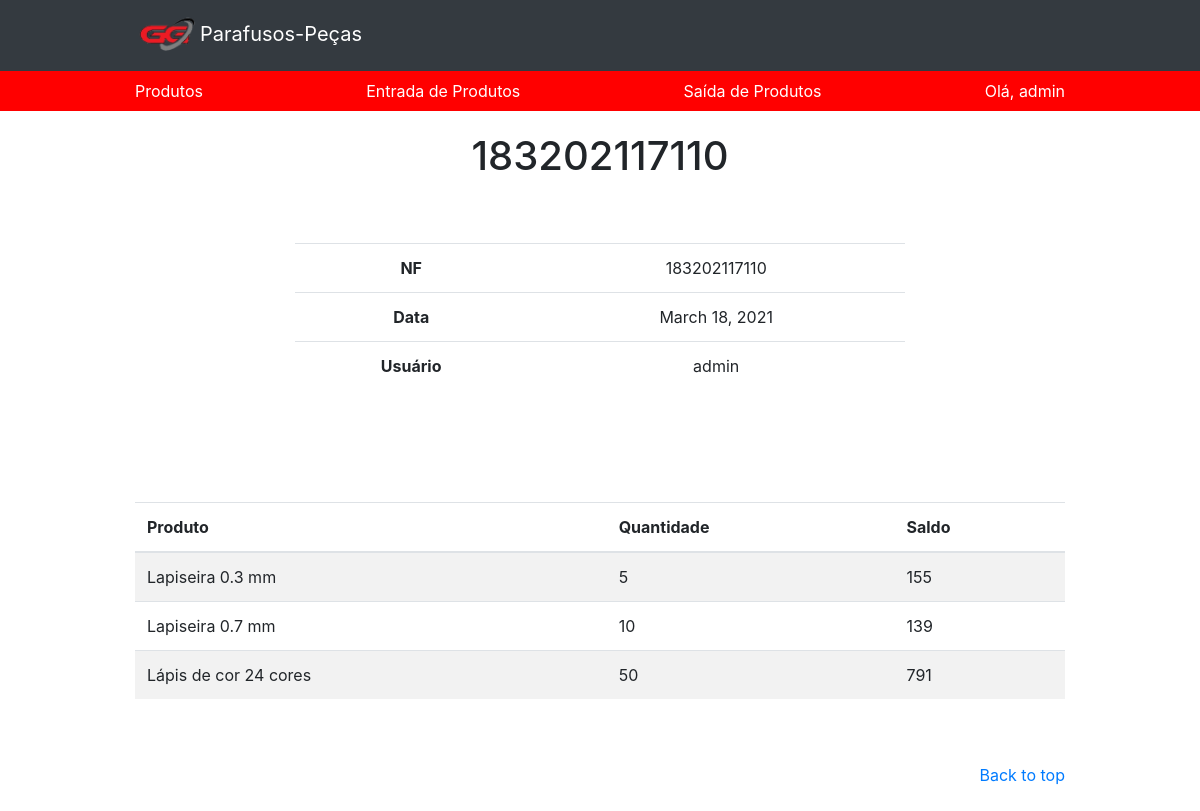
Page /estoque/entrada/59/ (signed in) on the committed database.
### app/models.py (models this page shows, shortened)
class TimeStampedModel(models.Model):
    created = models.DateField('criado em', auto_now_add=True, auto_now=False)
    modified = models.DateField('modificado em', auto_now=True, auto_now_add=False)
    class Meta:
        abstract = True

class Estoque(TimeStampedModel):
    usuario = models.ForeignKey(User, on_delete=models.DO_NOTHING)
    nf = models.PositiveIntegerField('nota fiscal', null=True, blank=True)
    movimento = models.CharField(max_length=1, choices=MOVIMENTO, blank=True)
    class Meta:
        ordering = ('-created',)
    def __str__(self):
        return '{}'.format(self.nf)
    def nf_formated(self):
        return str(self.nf).zfill(3)

class EstoqueItens(models.Model):
    estoque = models.ForeignKey(Estoque, on_delete=models.CASCADE, related_name='estoques')
    produto = models.ForeignKey(Produto, on_delete=models.CASCADE)
    quantidade = models.PositiveIntegerField()
    saldo = models.PositiveIntegerField(blank=True)
    class Meta:
        ordering=('pk',)

class Produto(models.Model):
    nome = models.CharField(max_length=100)
    codigo = models.IntegerField(default=None)
    marca = models.CharField(max_length=100, default=None)
    quantidade = models.IntegerField()
    preco = models.DecimalField(max_digits=100, decimal_places= 2, default=None)
    ativo = models.BooleanField(default=True)
    def __str__(self):
        return str(self.nome)
    class Meta:
        db_table = 'produto'

### app/views.py (the view)
# urls.py: path('estoque/entrada/<int:id>/', views.estoque_entrada_detail, name='estoque_entrada_detail'),
@login_required(login_url='/login')
def estoque_entrada_detail(request, id):
    template_name = 'app/estoque_entrada_detail.html'
    obj = EstoqueEntrada.objects.get(id=id)
    context={'object': obj}
    return render(request, template_name, context)

### app/managers.py (called while the page is built)
    def get_queryset(self):
        return super(EstoqueEntradaManager, self).get_queryset().filter(movimento='e')

### app/templates/app/estoque_entrada_detail.html (shortened to what this page needs)
<!DOCTYPE html>
<html>
<head>
    {% load static %}
    <link rel="stylesheet" type="text/css" href="{% static 'app/css/bootstrap/bootstrap.min.css' %}">
    <link rel="stylesheet" type="text/css" href="{% static 'app/css/produto.css' %}">
    <link rel="stylesheet" href="https://cdnjs.cloudflare.com/ajax/libs/font-awesome/4.7.0/css/font-awesome.min.css">
</head>
<body>
    <header>
        {% include "app/header.html"  %}
    </header>
        <section class="jumbotron text-center">
            <div class="container">
            <h1>{{ object }}</h1>
                <br>
                <br>
                <table class="table table-user-information">
                    <tbody>
                      <tr>
                        <th class="">NF</th>
                        <td>
                          {{ object.nf_formated }}
                        </td>
                      </tr>
                      <tr>
                        <th class="">Data</th>
                        <td>{{ object.created }}</td>
                      </tr>
                      <tr>
                        <th class="">Usuário</th>
                        <td>{{ object.usuario.username }}</td>
                      </tr>
                    </tbody>
                  </table>
            </div>
        </section>
        <div class="container">
            	<table class="table table-striped">
	            	<thead>
	            		<tr>
	            			<th>Produto</th>
	            			<th>Quantidade</th>
	            			<th>Saldo</th>
	            		</tr>
	            	</thead>
	            	<tbody>
	            		{% for obj in object.estoques.all %}
	            		<tr>
	            			<td>{{ obj.produto }}</td>
	            			<td>{{ obj.quantidade }}</td>
	            			<td>{{ obj.saldo }}</td>
	            		</tr>
	            		{% endfor %}
	            	</tbody>
	            </table>
            </div>
        <footer class="text-muted">
            <div class="container">
                <p class="float-right">
                    <a href="#">Back to top</a>
                </p>
            </div>
        </footer>
    </body>
</html>

### app/templates/app/header.html (shortened to what this page needs)
{% load static %}
<nav style="display: flex;" class="navbar navbar-expand-lg navbar-dark bg-dark">
    <div class="container">
        <a class="navbar-brand" href="{% url 'home' %}"><img src="{% static 'app/img/icn.png' %}" alt="some text" width=65 height=45>Parafusos-Peças</a>
    </div>
</nav>
<nav class="site-header mini-nav" style="display: flex; flex-flow: row wrap; justify-content: flex-end;">
    <div class="container d-flex flex-column flex-md-row justify-content-between">
        <a class="py-2 d-none d-md-inline-block" href="{% url 'products' %}">Produtos</a>
        <a class="py-2 d-none d-md-inline-block" href="{% url 'estoque_entrada' %}">Entrada de Produtos</a>
        <a class="py-2 d-none d-md-inline-block" href="{% url 'estoque_saida' %}">Saída de Produtos</a>
        {% if user.is_authenticated %}
        <div class="dropdown">
          <a class="py-2 d-none d-md-inline-block" href="#" role="button" id="dropdownMenuLink" data-toggle="dropdown" aria-haspopup="true" aria-expanded="false"> Olá, {{ user.username}}</a>
        </div>
        {% endif %}
        </div>
</nav>

### app/static/app/css/produto.css (style rules this page uses)
.navbar-brand { display: inline-block; padding-top: .3125rem; margin-right: 50rem; font-size: 1.25rem; line-height: inherit; white-space: nowrap; }
.container { max-width: 960px; }
.site-header { background-color: rgba(0, 0, 0, .85); -webkit-backdrop-filter: saturate(180%) blur(20px); backdrop-filter: saturate(180%) blur(20px); }
.site-header a { color: #999; transition: ease-in-out color .15s; }
.jumbotron { padding-top: 3rem; padding-bottom: 3rem; margin-bottom: 0; background-color: #fff; }
@media (min-width: 768px) { .jumbotron { padding-top: 6rem; padding-bottom: 6rem; } }
.jumbotron h1 { font-size: 2.5rem; margin-top: -75px; margin-bottom: 15px; }
.jumbotron .container { max-width: 40rem; }
footer { padding-top: 3rem; padding-bottom: 3rem; }
footer p { margin-bottom: .25rem; }
.mini-nav { background-color: red; }
.mini-nav a { color: white }

### rows in the picture
Estoque: nf "183202117110", nf_formated "183202117110", created "March 18, 2021", usuario.username "admin"
EstoqueItens: produto "Lapiseira 0.3 mm", quantidade "5", saldo "155"
EstoqueItens: produto "Lapiseira 0.7 mm", quantidade "10", saldo "139"
EstoqueItens: produto "Lápis de cor 24 cores", quantidade "50", saldo "791"

### other values in the picture
{{ user.username }} "admin"
